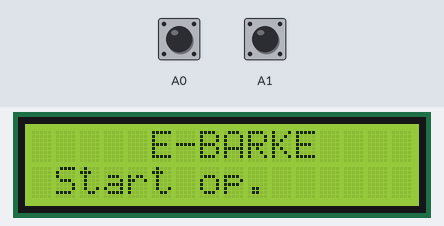
Simulated run of this sketch. Board: Arduino Uno, built with avr-gcc and run on an emulated ATmega328P. On the bench: 16×2 character LCD. The test bench sets the inputs (shaded band); at power-on: A0 HIGH, A1 HIGH. At 13.9 s the program stops and its outputs stay as they are.

Above: at 1.1 s.
At 7.8 s:
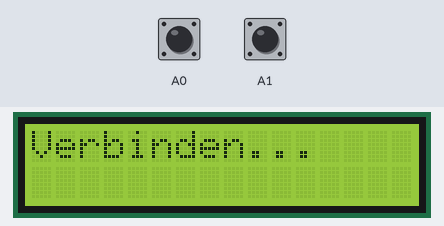
7.9 s: A0 pulled LOW for 0.15 s
At 8.3 s:
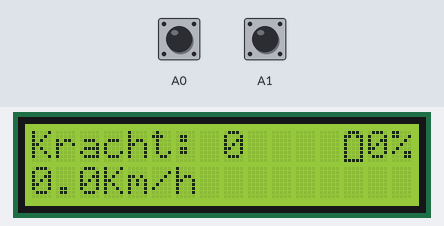
At 15.1 s:
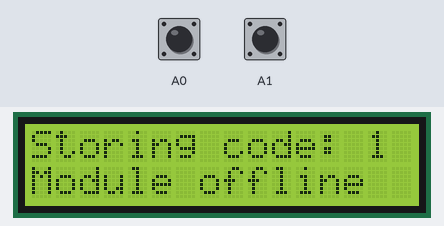
Timing chart, 0 to 15.4 s (numbered marks = the images above; inputs shaded):
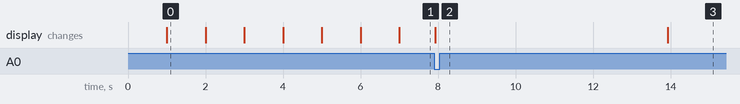

Measured:
- after the input at 7.9 s, the display: changes at once (image 2)

The sketch:

UI_V1_0.ino
```cpp
// DENK ERAAN SYNCEN MET GITHUB

#include "timer.h"
#include "lcd.h"
#include "storingen.h"
#include "IO.h"
#include "comm.h"
#include "data_typen.h"
#include "knop.h"

#define BAUDRATE 9600
#define VERLICHTING_TIJD 5000


int main(){
// Standaard functie die bij Arduino aangeroepen moet worden. Zet alle registers goed, om een juiste werking van timers, counters, pwm etc. te garanderen
  init();
// Nieuwe variabelen declareren
  int global_storing = ERR_GEEN_STORING;
  UART_data ontvangen_data;
  UART_data zenden_data;
// Alle instanties aanmaken
  xbee wireless(XB_TX, XB_RX, BAUDRATE);
  lcd LCD(LCD_RS, LCD_EN, LCD_D4, LCD_D5, LCD_D6, LCD_D7);
  knop Plus(BTN_PLUS);
  knop Min(BTN_MIN);
// Achtergrondverlichting wordt buiten de klassen om afgehandeld
  pinMode(LCD_BL, OUTPUT);
  timer verlichting(VERLICHTING_TIJD);
  digitalWrite(LCD_BL, HIGH);
// Laat wat info zien op het scherm.
  LCD.splashscreen();
// Start de timer voor de verlichting
  verlichting.start_timer();
// Doe dit voor altijd
  while (true){
  // Draadloze communicatie afhandelen. Laat deze hoe dan ook bovenaan staan! (data is gedurende 1 cyclus beschikbaar)
    wireless.handling(ontvangen_data, zenden_data, global_storing);

  // Knopjes
    Plus.kracht_omhoog(zenden_data, verlichting);
    Min.kracht_omlaag(zenden_data, verlichting);

  // Achtergrondverlichting
    if(zenden_data.nieuwedata == true || global_storing != ERR_GEEN_STORING){
      verlichting.start_timer();
    }
    if(verlichting.timeout()){
      verlichting.stop_timer();
    }
    digitalWrite(LCD_BL, verlichting.started());
  // LCD afhandelen, onderaan laten staan!!
    LCD.handling(zenden_data, ontvangen_data, global_storing);
  }
  return 0;
}
```

IO.h
```cpp
////////// XBEE //////////
#define XB_TX     10  // UART RX
#define XB_RX     9   // UART TX
////////// LCD //////////
#define LCD_RS    8   // LCD Register Select
#define LCD_EN    7   // LCD Enable
#define LCD_D4    6   // LCD Data bit 4
#define LCD_D5    5   // ...
#define LCD_D6    4
#define LCD_D7    3   // LCD data bit 7
#define LCD_BL    2   // LCD achtergrondverlichting
////////// Knopjes+leds //////////
#define BTN_MIN   A0
#define BTN_PLUS  A1

#define LED_MIN   A3
#define LED_PLUS  A4
```

comm.cpp
```cpp
#include "comm.h"
#include "timer.h"
#include "data_typen.h"
#include "storingen.h"
#include <SoftwareSerial.h>

unsigned int xbee::char_to_uint(char c){
  int i = 0;
  if(c >= 48 && c <= 57)
    i = (uint8_t)c -48;
  return i;
}

void xbee::handling(UART_data &ontvangen, UART_data &zenden, int &error)
{
  _zenddata = zenden;
  _ontvangendata = ontvangen;
  //bool nieuwedata = 0;
  static timer uart_timeout(20);
  static unsigned int pointer = 0;
  static byte buffer[BUFFERGROOTTE];

  _ontvangendata.nieuwedata = false;
  // Ontvangen als er iets beschikbaar is
  while(xb->available() > 0){
    char c = xb->read();
    if(pointer < BUFFERGROOTTE){
      buffer[pointer] = c;
      pointer++;
    }
    uart_timeout.start_timer();
  }
  if(uart_timeout.timeout())
  {
    if(buffer[0] == '{' && buffer[4] == ';' && buffer[8] == ';' && buffer[12] == ';' && buffer[16] == '}'){
      // Het voldoet! Sla dit op als data die we verderop in het programma herkennen.
      _ontvangendata.nieuwedata = true;
      _ontvangendata.storingen   = char_to_uint(buffer[1] ) * 100;
      _ontvangendata.storingen  += char_to_uint(buffer[2] ) *  10;
      _ontvangendata.storingen  += char_to_uint(buffer[3] );
      _ontvangendata.batterij    = char_to_uint(buffer[5] ) * 100;
      _ontvangendata.batterij   += char_to_uint(buffer[6] ) *  10;
      _ontvangendata.batterij   += char_to_uint(buffer[7] );
      _ontvangendata.kracht      = char_to_uint(buffer[9] ) * 100;
      _ontvangendata.kracht     += char_to_uint(buffer[10]) *  10;
      _ontvangendata.kracht     += char_to_uint(buffer[11]);
      _ontvangendata.snelheid    = char_to_uint(buffer[13]) * 100;
      _ontvangendata.snelheid   += char_to_uint(buffer[14]) *  10;
      _ontvangendata.snelheid   += char_to_uint(buffer[15]);
    }
    if(_ontvangendata.storingen != 0)
      error = _ontvangendata.storingen;

    verbinden->reset_timer();
    uart_timeout.stop_timer();
    pointer = 0;
  }
#ifdef POLL_TIJD
  if(verbinding_houden() != 0) error = ERR_OFFLINE;
#endif
  // Zenden wanneer nodig!
  if(_zenddata.nieuwedata){
    _zenddata.nieuwedata = false;
    String teZenden = "{";
    teZenden +=  (_zenddata.storingen / 100);
    teZenden += ((_zenddata.storingen / 10 ) %10);
    teZenden +=  (_zenddata.storingen %10);
    teZenden += ';';
    teZenden +=  (_zenddata.batterij / 100);
    teZenden += ((_zenddata.batterij / 10 ) %10);
    teZenden += (_zenddata.batterij %10);
    teZenden += ';';
    teZenden += (_zenddata.kracht / 100);
    teZenden += ((_zenddata.kracht / 10 ) %10);
    teZenden += (_zenddata.kracht %10);
    teZenden += ';';
    teZenden += (_zenddata.snelheid / 100);
    teZenden += ((_zenddata.snelheid / 10 ) %10);
    teZenden += (_zenddata.snelheid %10);
    teZenden += '}';
    xb->print(teZenden);
    zenden = this->_zenddata;
    verbinden->reset_timer();
  }
  // Ontvangen data teruggeven
  ontvangen = _ontvangendata;
}

int xbee::verbinding_houden(){
  enum stappen{timer_starten, wachten_op_timer, zenden, wachten_op_respons, respons_verkregen, timeout_voorgedaan, storing_veroorzaken};
  static int stap = timer_starten;
  static timer uart_timeout(1000);
  static int fout_teller = 0;
  int status = 0;

  switch(stap){
    case timer_starten:       verbinden->start_timer();
                              stap = wachten_op_timer;
    break;
    case wachten_op_timer:    if(verbinden->timeout()) stap = zenden;
    break;
    case zenden:              _zenddata.nieuwedata = true;
                              uart_timeout.start_timer();
                              stap = wachten_op_respons;
    break;
    case wachten_op_respons:  if(_ontvangendata.nieuwedata == true) stap = respons_verkregen;
                              else if(uart_timeout.timeout()) stap = timeout_voorgedaan;
    break;
    case respons_verkregen:   fout_teller = 0;
                              verbinden->reset_timer();
                              uart_timeout.stop_timer();
                              stap = wachten_op_timer;
    break;
    case timeout_voorgedaan:  uart_timeout.stop_timer();
                              fout_teller++;
                              if(fout_teller >= AANTAL_OPNIEUW) stap = storing_veroorzaken;
                              else{
                                verbinden->reset_timer();
                                stap = zenden;
                              }
    break;
    case storing_veroorzaken: status = -1;
    break;

  }
  return status;
}
```

comm.h
```cpp
#ifndef COMM_H
#define COMM_H
#include "Arduino.h"
#include "data_typen.h"
#include "timer.h"
#include <SoftwareSerial.h>

#define POLL_TIJD 1000    // Tijd die tussen pogingen zit met verbinden
#define AANTAL_OPNIEUW 5  // Communicatie mag maximaal 5 keer foutlopen voor een error plaatsvind
#define BUFFERGROOTTE 18

class xbee{
private:
  unsigned int char_to_uint(char c);
  SoftwareSerial *xb;
  timer *verbinden;
  UART_data _zenddata;
  UART_data _ontvangendata;
  int verbinding_houden();

public:
  xbee(int _rxpin, int _txpin, unsigned long _baudrate){
    xb = new SoftwareSerial(_rxpin, _txpin);
    xb->begin(_baudrate);
    verbinden = new timer(POLL_TIJD);
  }
  void handling(UART_data &ontvangen, UART_data &zenden, int &error);
};

#endif
```

data_typen.h
```cpp
#ifndef DATA_TYPEN_H
#define DATA_TYPEN_H

struct UART_data{
  bool nieuwedata = 0;
  unsigned int storingen = 0;
  unsigned int batterij = 0;
  unsigned int kracht = 0;
  unsigned int snelheid = 0;
};

#endif
```

knop.cpp
```cpp
#include "knop.h"
#include "timer.h"
#include "Arduino.h"

void knop::kracht_omhoog(UART_data &temp, timer &verlichting_status){
  _status = digitalRead(this->_pin);

  if(_status != _oudestatus){
    _oudestatus = _status;
    if(debounce->timeout() && _status == 0){
      // Als de verlichting aan is:
      if(verlichting_status.started() == true){
        if(temp.kracht < 3){
          temp.kracht++;
        }
        temp.nieuwedata = true;
      }
      else verlichting_status.start_timer();
    }
    debounce->reset_timer();
  }
}

void knop::kracht_omlaag(UART_data &temp, timer &verlichting_status){
  _status = digitalRead(this->_pin);

  if(_status != _oudestatus){
    _oudestatus = _status;
    if(debounce->timeout() && _status == 0){
      // Als de verlichting aan is:
      if(verlichting_status.started() == true){
        if(temp.kracht > 0){
          temp.kracht--;
        }
        temp.nieuwedata = true;
      }
      else verlichting_status.start_timer();
    }
    debounce->reset_timer();
  }
}
```

knop.h
```cpp
#ifndef KNOP_H
#define KNOP_H
#include "Arduino.h"
#include "timer.h"
#include "data_typen.h"
#define DEBOUNCE_TIJD 20

class knop{
private:
  bool _status = false;
  bool _oudestatus = false;
  int _pin;
  //int _ledpin;
  timer *debounce;

public:
  knop(int _pin){
    this->_pin = _pin;
    pinMode(_pin, INPUT_PULLUP);
    debounce = new timer(DEBOUNCE_TIJD, true);
  }
  void kracht_omhoog(UART_data &temp, timer &verlichting_status);
  void kracht_omlaag(UART_data &temp, timer &verlichting_status);
};

#endif
```

storingen.h
```cpp
#define ERR_GEEN_STORING      0
#define ERR_OFFLINE           1
#define ERR_BATTERIJLEEG_MOD  2
```

timer.cpp
```cpp
#include "timer.h"
#include "Arduino.h"

void timer::start_timer(){          // Start timer with the predetermined time
  _gestart = 1;
  _mil = _vorige_mil = millis();
}

void timer::start_timer(unsigned int _tijd){ // Start timer, and set a new time
  if(_tijd > 0){
    this->_tijd = _tijd;
    _gestart = 1;
    _mil = _vorige_mil = millis();
  }
}

void timer::stop_timer(){         // Stop timer
  _gestart = 0;
  _afgelopen = 0;
}

bool timer::timeout(){            // If timeout has occurred
  _mil = millis();
  if(_gestart && (_mil - _vorige_mil) >= _tijd){
    _vorige_mil = _mil;
    _afgelopen = 1;
  }
  return _afgelopen;
}

void timer::reset_timer(){          // Reset timer
  _mil = _vorige_mil = millis();
  _afgelopen = 0;
}

void timer::set_time(unsigned int _tijd){  // Set the time. Can be done while running.
  if(_tijd > 0) this->_tijd = _tijd;
}

bool timer::started(){
  return _gestart;
}
```

timer.h
```cpp
#ifndef TIMER_H
#define TIMER_H
#include "Arduino.h"

#define STANDAARD_TIJD_WAARDE_MS  1000  // Standaard tijdswaarde in ms (1*10^-3 sec, milliseconden)

class timer{
private:
  unsigned int _tijd = STANDAARD_TIJD_WAARDE_MS;
  unsigned long _mil = 0;
  unsigned long _vorige_mil = 0;
  bool _gestart = false;
  bool _afgelopen = false;

public:
  ///// CONSTRUCTORS /////
  // Constructor type 1, geen tijd gegeven
  timer(){
  }
  // Constructor type 2, tijd is gegeven
  timer(unsigned int _tijd){
    if(_tijd > 0) this->_tijd = _tijd;
    else this->_tijd = STANDAARD_TIJD_WAARDE_MS;
  }
  // Constructor type 3, tijd is gegeven, en de timer kan worden gestart als deze wordt aangemaakt!
  timer(unsigned int _tijd, bool _gestart){
    if(_tijd > 0) this->_tijd = _tijd;
    else this->_tijd = STANDAARD_TIJD_WAARDE_MS;
    this->_gestart = _gestart;
  }
  ///// Functies /////
  void start_timer();
  void start_timer(unsigned int _tijd);
  void stop_timer();
  bool timeout();
  void reset_timer();
  void set_time(unsigned int _tijd);
  bool started();
};

#endif
```

lcd.cpp
```cpp
#include "lcd.h"
#include "Arduino.h"
#include <LiquidCrystal.h>
#include "storingen.h";
#include "data_typen.h"

bool operator != (UART_data links, UART_data rechts)
{
  bool x = false;
  if(links.nieuwedata != rechts.nieuwedata) x = true;
  else if(links.storingen != rechts.storingen) x = true;
  else if(links.batterij != rechts.batterij) x = true;
  else if(links.kracht != rechts.kracht) x = true;
  else if(links.snelheid != rechts.snelheid) x = true;
  return x;
}

void lcd::handling(UART_data zenden, UART_data ontvangen, int &error)
{
  this->nieuw_ontvangen = ontvangen;
  this->nieuw_zenden = zenden;
  this->storing = error;

  // Als er zich een storing voorgedaan heeft:
  if(this->storing != ERR_GEEN_STORING)
  {
    printErrors();
  }

  // Anders als er een variabele veranderd is in zenden (er is op een knop gedrukt):
  else if(nieuw_zenden.nieuwedata != oud_zenden.nieuwedata){    // Oude voorwaarde: this->nieuw_zenden != this->oud_zenden
    this -> oud_zenden = this-> nieuw_zenden;
    printNormal();
  }

  // Als er een variabele veranderd is in ontvangen:
  else if(this->nieuw_ontvangen != this->oud_ontvangen && this->nieuw_ontvangen.nieuwedata == true)
  {
    this -> oud_ontvangen = this-> nieuw_ontvangen;
    printNormal();
  }
}

void lcd::printNormal(){
  scherm->clear();
  scherm->print(F("Kracht: "));
  scherm->print(this->nieuw_zenden.kracht);
  if(this->nieuw_ontvangen.batterij >= 100)
    scherm->setCursor(11, 0);
  else if(this->nieuw_ontvangen.batterij >= 10)
    scherm->setCursor(12, 0);
  else
    scherm->setCursor(13, 0);

  scherm->write((byte)0); // << Batterijsymbool printen
  scherm->print(this->nieuw_ontvangen.batterij);
  scherm->print("%");
  scherm->setCursor(0, 1);
  //scherm->print(F("Snelheid: "));
  scherm->print(this->nieuw_ontvangen.snelheid/10);
  scherm->print(".");
  scherm->print(this->nieuw_ontvangen.snelheid%10);

  scherm->print(F("Km/h"));
}

void lcd::printErrors(){
  //if(this->storing != this->oud_storing){
    this->oud_storing = this->storing;
    timer knipper_scherm(1000, true);

    scherm->clear();
    scherm->print(F("Storing code: "));
    scherm->print(this->storing);
    scherm->setCursor(0, 1);

    switch(this->storing){
      case ERR_OFFLINE:
        scherm->print(F("Module offline"));
      break;

      case ERR_BATTERIJLEEG_MOD:
        scherm->print(F("Accu fiets leeg"));
      break;

      default:
        scherm->print(F("Code onbekend"));
      break;
    }
    while(true);  // Hier vastlopen bij een storing!
  //}
}

#define AANTAL_PUNTEN 6
void lcd::splashscreen(){
  timer punt_printen(6000/AANTAL_PUNTEN, true);
  int puntenteller = 0;
  scherm->clear();
  scherm->print(F("     E-BARKE"));
  scherm->setCursor(0, 1);
  scherm->print(F(" Start op"));
  // Puntjes printen
  while(puntenteller <= AANTAL_PUNTEN){
    if(punt_printen.timeout()){
      puntenteller++;
      scherm->print(".");
      punt_printen.reset_timer();
    }
  }
  scherm->clear();
  scherm->print(F("Verbinden..."));
}
```

lcd.h
```cpp
#ifndef LCD_H
#define LCD_H
#include "Arduino.h"
#include <LiquidCrystal.h>
#include "timer.h"
#include "data_typen.h"

#define ROW 2   // 2 rijen
#define COL 16  // 16 kolommen
#define VERLICHTING_TIJD 5000
#define SPLASHSCREEN_TIJD 6000 // Hoe lang moet het introductiescherm op het lcd blijven? (in ms)

class lcd{
private:
  int storing = 0;
  int oud_storing = 0;
  int bl_pin;
  const byte batterijSymbool[8] = {
    B01110,
    B11011,
    B10001,
    B10001,
    B10001,
    B10001,
    B10001,
    B11111
  };
  UART_data oud_ontvangen;
  UART_data oud_zenden;
  UART_data nieuw_ontvangen;
  UART_data nieuw_zenden;

  void printErrors();
  void printNormal();

  LiquidCrystal *scherm;
public:

  lcd(int _rs, int _en, int _d4, int _d5, int _d6, int _d7){
    scherm = new LiquidCrystal(_rs, _en, _d4, _d5, _d6, _d7);
    scherm->begin(COL, ROW);
    scherm->clear();
    scherm->createChar(0, batterijSymbool); // Assign 0 aan het nieuwe symbooltje
  }

  void handling(UART_data zenden, UART_data ontvangen, int &error);
  void splashscreen();

  bool get_verlichting();
  void reset_verlichting();

};

#endif
```
